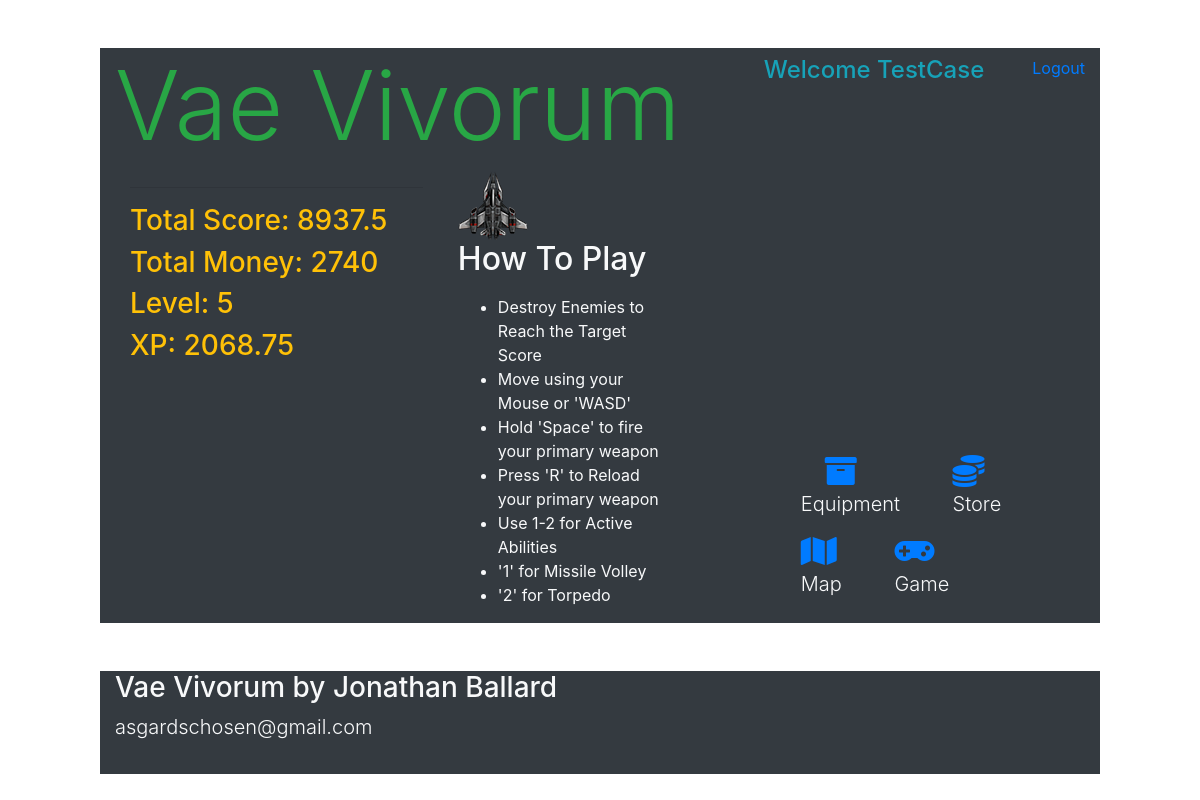
The app's page /dock (signed in), older data.
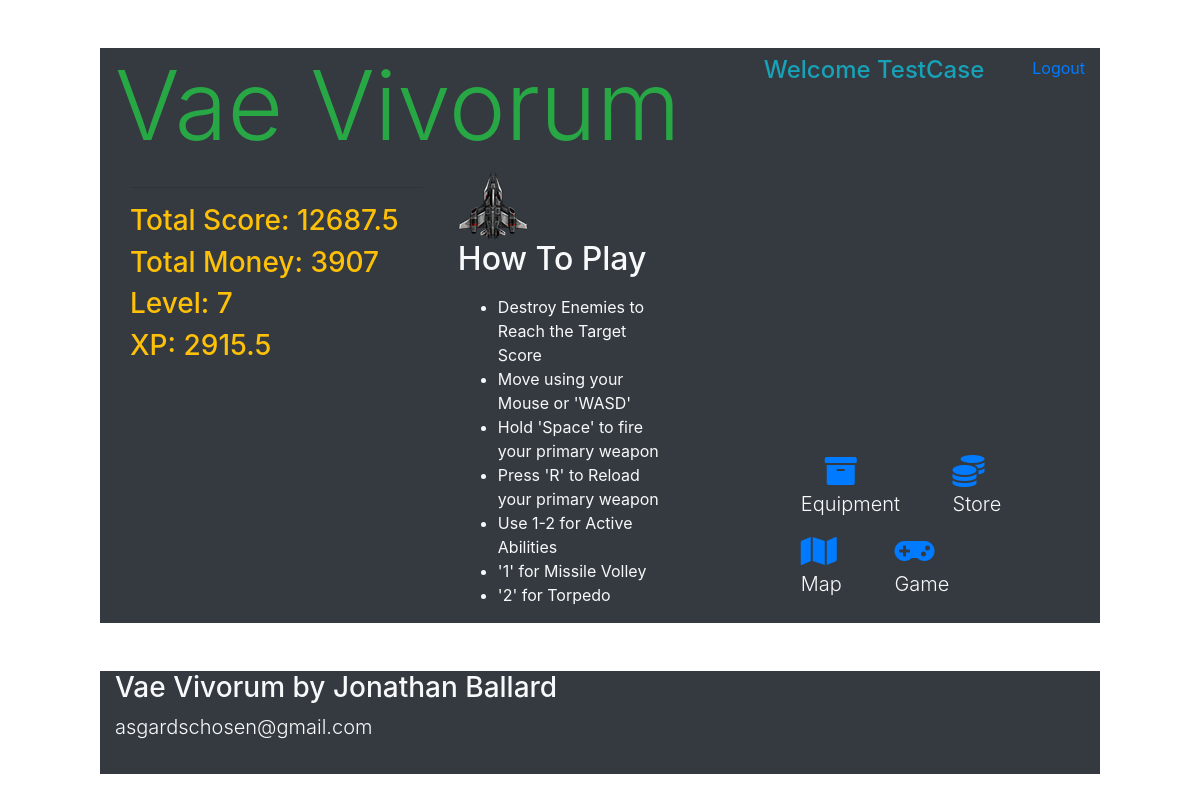
The same page, newer data.
### models.py (models this page shows)
class Users(db.Model):
    __tablename__ = "Users"
    id = db.Column(db.Integer, primary_key=True)
    username = db.Column(db.String(255))
    email = db.Column(db.String(255))
    password = db.Column(db.String(255))
    created_at = db.Column(db.DateTime)
    updated_at = db.Column(db.DateTime)
    current_kills = db.Column(db.Integer, default=0)
    current_score = db.Column(db.Integer, default=0)
    current_money = db.Column(db.Integer, default=0)
    current_xp = db.Column(db.Integer, default=0)
    current_level = db.Column(db.Integer, default=0)
    active_ship = db.Column(db.Integer, default=0)
    abilityPointsEarned = db.Column(db.Integer, default=0)
    abilityPointsSpent = db.Column(db.Integer, default = 0)
    passive1 = db.Column(db.Integer, default=0)
    passive2 = db.Column(db.Integer, default=0)
    passive3 = db.Column(db.Integer, default=0)
    passive4 = db.Column(db.Integer, default=0)
    passive5 = db.Column(db.Integer, default=0)
    passive6 = db.Column(db.Integer, default=0)
    passive7 = db.Column(db.Integer, default=0)
    passive8 = db.Column(db.Integer, default=0)
    passive9 = db.Column(db.Integer, default=0)
    passive10 = db.Column(db.Integer, default=0)
    passive11 = db.Column(db.Integer, default=0)
    passive12 = db.Column(db.Integer, default=0)
    passive13 = db.Column(db.Integer, default=0)
    passive14 = db.Column(db.Integer, default=0)
    passive15 = db.Column(db.Integer, default=0)
    passive16 = db.Column(db.Integer, default=0)
    passive17 = db.Column(db.Integer, default=0)
    passive18 = db.Column(db.Integer, default=0)
    passive19 = db.Column(db.Integer, default=0)
    passive20 = db.Column(db.Integer, default=0)
    character_active_ability_id = db.Column(db.Integer, db.ForeignKey("Active_Abilities.id", ondelete="cascade"))
    passive_abilities_this_user_has = db.relationship('User_Character', backref="characters_that_have_this_passive")

### app.py (the view)
@app.route('/dock')
def dock():
    if 'id' in session:
        loggedInUser = Users.query.get(session['id'])
    else:
        return redirect('/')
    print('CURRENT SESSION USER: ', session['id'])
    return render_template("dock.html", thisUser = loggedInUser)

### templates/dock.html (shortened to what this page needs)
<!DOCTYPE html>
<html lang="en">
<head>
    <link rel="stylesheet" href="https://stackpath.bootstrapcdn.com/bootstrap/4.4.1/css/bootstrap.min.css">
    <link rel="stylesheet" href="https://cdnjs.cloudflare.com/ajax/libs/font-awesome/5.11.2/css/all.css" />
    <link rel="stylesheet" type="text/css" href="{{ url_for('static', filename='css/style.css') }}">
</head>
<body>
    <div class="container bg-dark mt-5 text-warning col-xl-10">
        <div id="topbar"  class="d-flex flex-row">
            <h1 class="display-1 d-inline-flex text-success">Vae Vivorum</h1>
            <h4 class="ml-auto d-inline-flex mt-2 text-info" >Welcome {{ thisUser.username }}</h4>
            <a class="ml-5 d-inline-flex mt-2" href="/logout">Logout</a>
        </div>
        <div class="container col-xl-4 bg-dark align-top d-inline-block">
            <hr>
            <h3>Total Score: {{ thisUser.current_score }}</h3>
            <h3>Total Money: {{ thisUser.current_money }}</h3>
            <h3>Level: {{ thisUser.current_level }}</h3>
            <h3>XP: {{ thisUser.current_xp }}</h3>
        </div>
        <div class="container bg-dark text-light d-inline-block col-xl-3 align-top">
            <img class="d-inline-block align-top" id="playershipDashboard" src="../static/img/ships/player.png" alt="spaceship">
            <h2>How To Play</h2>
            <ul class="d-inline-block mt-2">
                <li>Destroy Enemies to Reach the Target Score</li>
                <li>Move using your Mouse or 'WASD'</li>
                <li>Hold 'Space' to fire your primary weapon</li>
                <li>Press 'R' to Reload your primary weapon</li>
                <li>Use 1-2 for Active Abilities</li>
                <li>'1' for Missile Volley</li>
                <li>'2' for Torpedo</li>
            </ul>
        </div>
        <div class="container bg-dark text-light d-inline-block col-xl-4 align-bottom mb-2 ml-5">
            <div class="ml-5 d-inline-block">
                <a href="/equipment"><i class="ml-4 fas fa-2x fa-archive"></i></a>
                <p class="lead">Equipment</p>
            </div>
            <div class="ml-5 d-inline-block">
                <a href="/store"><i class="fas fa-2x fa-coins"></i></a>
                <p class="lead">Store</p>
            </div>
            <div class="ml-5 d-inline-block">
                <a href="/map"><i class="fas fa-2x fa-map"></i></a>
                <p class="lead">Map</p>
            </div>
            <div class="ml-5 d-inline-block">
                <a href="/game"><i class="fas fa-2x fa-gamepad"></i></a>
                <p class="lead">Game</p>
            </div>
        </div>
    </div>
    <div id="bottombar" class="container bg-dark col-xl-10 mt-5 pb-3 text-light">
        <h3>Vae Vivorum by Jonathan Ballard</h3>
        <p class="lead">asgardschosen@gmail.com</p>
    </div>
</body>
</html>

### static/css/style.css (style rules this page uses)
#playershipDashboard { width: 70px; height: 69px; }

Row changes from the older to the newer data that the page shows:
changed Users "TestCase": current_score "8937.5" → "12687.5"; current_money "2740" → "3907"; current_level "5" → "7"; current_xp "2068.75" → "2915.5"
